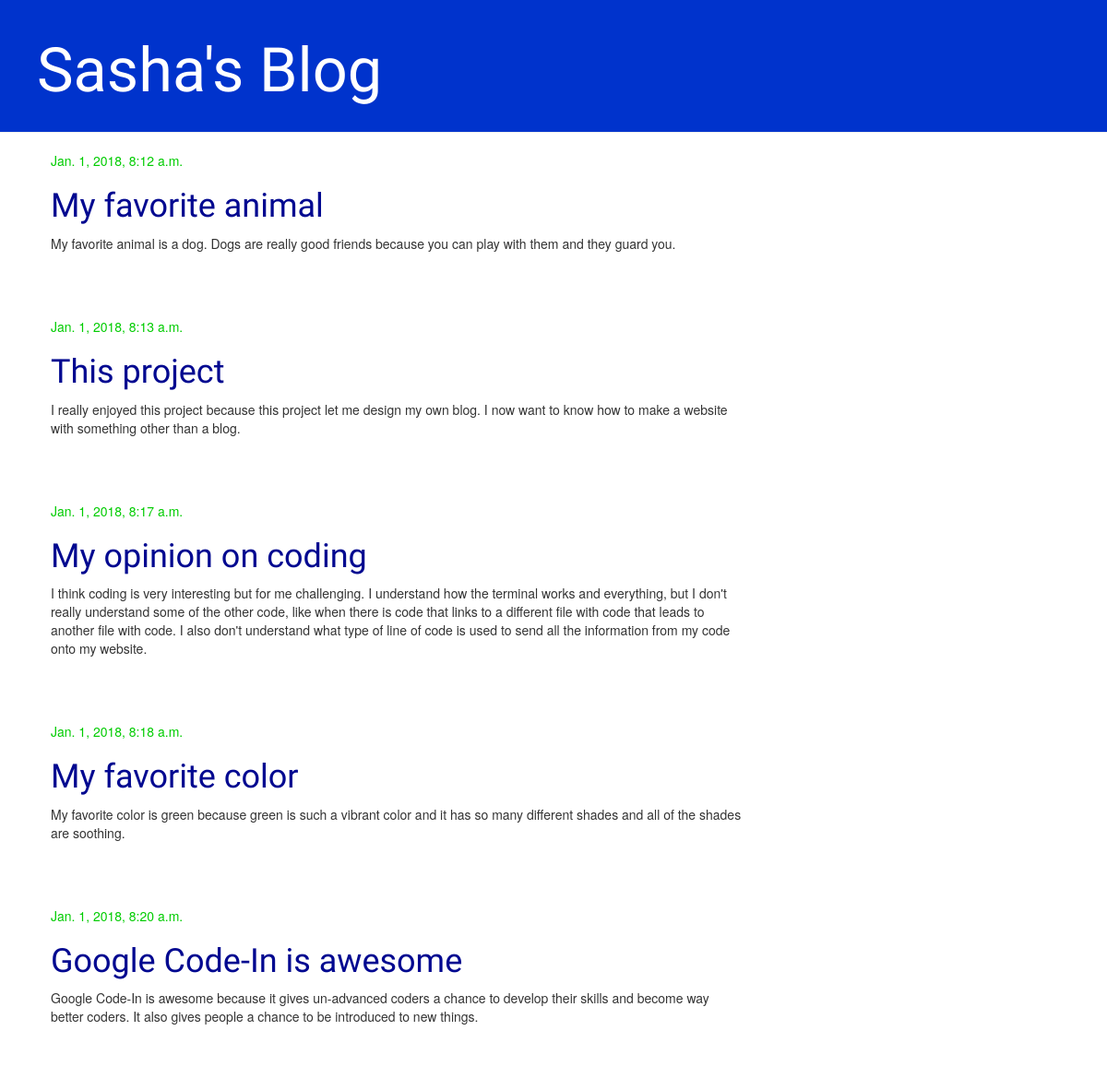
The app's page /, older data.
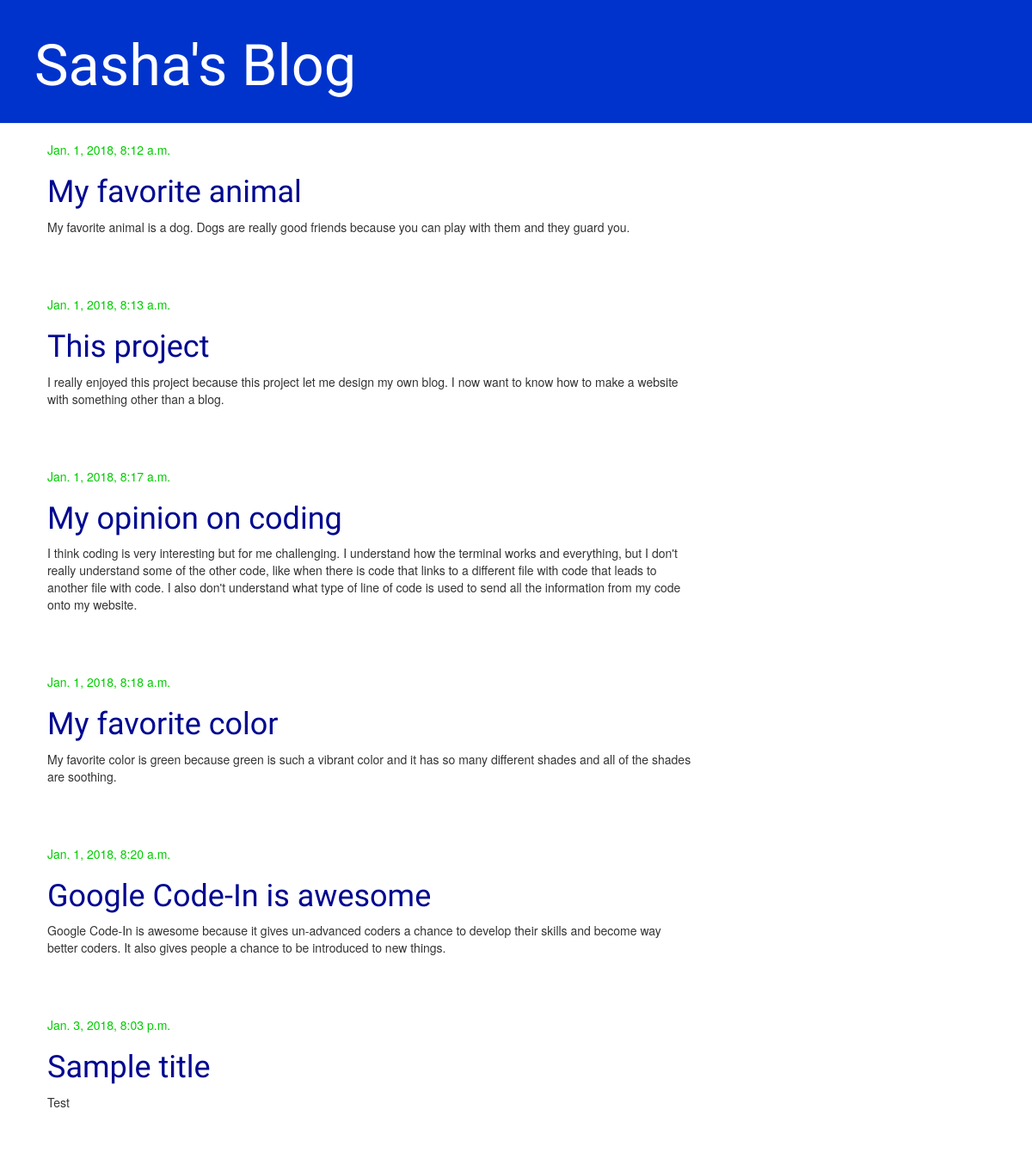
The same page, newer data.
### blog/models.py (models this page shows, shortened)
class Post(models.Model):
    author = models.ForeignKey('auth.User')
    title = models.CharField(max_length=200)
    text = models.TextField()
    created_date = models.DateTimeField(
            default=timezone.now)
    published_date = models.DateTimeField(
            blank=True, null=True)

### blog/views.py (the view)
# urls.py: url(r'^$', views.post_list, name='post_list'),
def post_list(request):
    posts = Post.objects.filter(published_date__lte=timezone.now()).order_by('published_date')
    return render(request, 'blog/post_list.html', {'posts': posts})

### blog/templates/blog/post_list.html
{% extends 'blog/base.html' %}
{% block content %}
    {% for post in posts %}
        <div class="post">
            <div class="date">
                {{ post.published_date }}
            </div>
            <h1><a href="{% url 'post_detail' pk=post.pk %}">{{ post.title }}</a></h1>
            <p>{{ post.text|linebreaksbr }}</p>
        </div>
    {% endfor %}
{% endblock %}

Row changes from the older to the newer data that the page shows:
added Post: published_date "Jan. 3, 2018, 8:03 p.m.", title "Sample title", text "Test"
